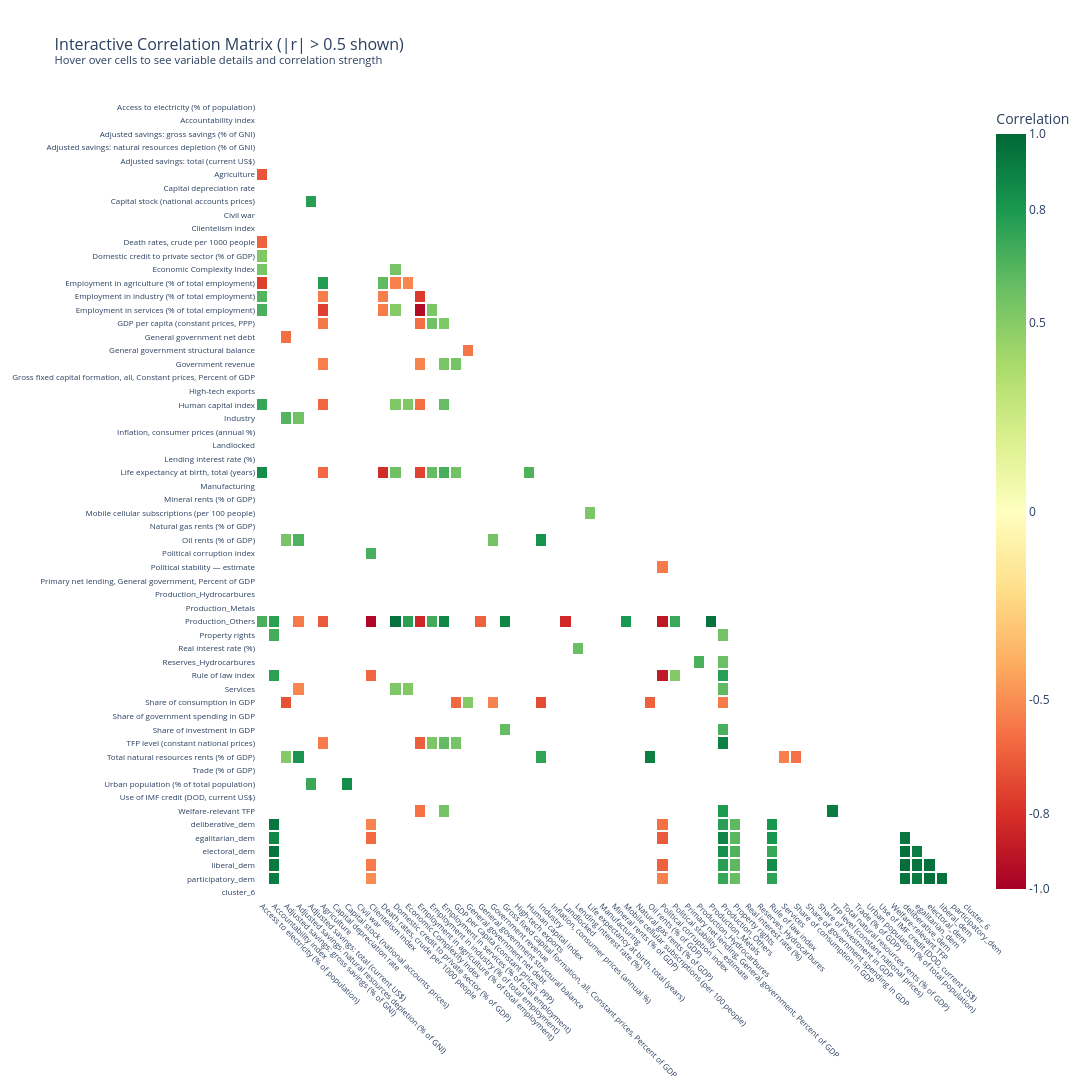

Notebook code for this chart:
### Code cell
import pandas as pd
import numpy as np
import plotly.graph_objects as go

# Get all numeric indicator columns (exclude identifiers)
exclude_cols = ['Country Code', 'Country Name', 'Year']
indicator_cols = [c for c in cmaster.columns if c not in exclude_cols]

# Calculate correlation matrix using pairwise complete observations
corr_matrix = cmaster[indicator_cols].corr(method='pearson')

# Create a matrix for sample sizes (pairwise N)
n_matrix = pd.DataFrame(index=indicator_cols, columns=indicator_cols, dtype=float)
for i, var1 in enumerate(indicator_cols):
    for j, var2 in enumerate(indicator_cols):
        n_matrix.loc[var1, var2] = cmaster[[var1, var2]].dropna().shape[0]

# Mask correlations below 0.5 for display
corr_display = corr_matrix.copy()
corr_display[abs(corr_display) < 0.5] = np.nan

# Mask upper triangle (keep only lower triangle)
mask_upper = np.triu(np.ones_like(corr_display, dtype=bool), k=0)
corr_display = corr_display.mask(mask_upper)

# Create hover text matrix (lower triangle only)
hover_text = []
for i, var1 in enumerate(indicator_cols):
    row_text = []
    for j, var2 in enumerate(indicator_cols):
        corr_val = corr_matrix.iloc[i, j]
        n_val = int(n_matrix.iloc[i, j])
        
        # Only show hover info for lower triangle
        if i > j:
            if abs(corr_val) >= 0.5:
                strength = "Very Strong" if abs(corr_val) >= 0.8 else "Strong"
                direction = "Positive" if corr_val > 0 else "Negative"
                text = (
                    f"<b>Variable 1:</b> {var1}<br>"
                    f"<b>Variable 2:</b> {var2}<br>"
                    f"<b>Correlation:</b> {corr_val:.3f}<br>"
                    f"<b>Strength:</b> {strength} {direction}<br>"
                    f"<b>N (pairwise obs):</b> {n_val}"
                )
            else:
                text = (
                    f"<b>Variable 1:</b> {var1}<br>"
                    f"<b>Variable 2:</b> {var2}<br>"
                    f"<b>Correlation:</b> {corr_val:.3f}<br>"
                    f"<b>Strength:</b> Weak (|r| < 0.5)<br>"
                    f"<b>N (pairwise obs):</b> {n_val}"
                )
        else:
            text = ""  # Empty for upper triangle and diagonal
        row_text.append(text)
    hover_text.append(row_text)

# Create the interactive heatmap
fig = go.Figure(data=go.Heatmap(
    z=corr_display.values,
    x=indicator_cols,
    y=indicator_cols,
    hovertext=hover_text,
    hoverinfo='text',
    colorscale='RdYlGn',
    zmid=0,
    zmin=-1,
    zmax=1,
    colorbar=dict(
        title='Correlation',
        tickvals=[-1, -0.8, -0.5, 0, 0.5, 0.8, 1],
        ticktext=['-1.0', '-0.8', '-0.5', '0', '0.5', '0.8', '1.0']
    ),
    xgap=2,
    ygap=2
))

# Update layout
fig.update_layout(
    title=dict(
        text='Interactive Correlation Matrix (|r| > 0.5 shown)<br><sup>Hover over cells to see variable details and correlation strength</sup>',
        font=dict(size=16)
    ),
    width=1200,
    height=1100,
    xaxis=dict(
        tickangle=45,
        tickfont=dict(size=8),
        side='bottom',
        tickmode='array',
        tickvals=list(range(len(indicator_cols))),
        ticktext=indicator_cols
    ),
    yaxis=dict(
        tickfont=dict(size=8),
        autorange='reversed',
        tickmode='array',
        tickvals=list(range(len(indicator_cols))),
        ticktext=indicator_cols
    ),
    plot_bgcolor='white'
)



# Show plot
fig.show()

# Save as interactive HTML
fig.write_html('correlation_matrix_interactive.html')
print("\nInteractive correlation matrix saved as 'correlation_matrix_interactive.html'")
print("Open this file in a browser for full interactivity!")
print("\nFeatures:")
print("  - Hover over any cell to see full variable names and correlation details")
print("  - Cells with |r| < 0.5 shown as blank (but still hoverable)")
print("  - Cells with |r| > 0.8 have correlation values annotated")
print("  - Zoom, pan, and download options available in toolbar")

### Figure 1 — Plotly figure (JSON) as saved in the notebook; plotly's stock layout.template omitted (floating-point values rounded to 4 significant figures; data arrays with more than 128 entries replaced by an {"elided": "..."} marker saying what was removed)
{"data": [{"colorbar": {"ticktext": ["-1.0", "-0.8", "-0.5", "0", "0.5", "0.8", "1.0"], "tickvals": [-1, -0.8, -0.5, 0, 0.5, 0.8, 1], "title": {"text": "Correlation"}}, "colorscale": [[0, "rgb(165,0,38)"], [0.1, "rgb(215,48,39)"], [0.2, "rgb(244,109,67)"], [0.3, "rgb(253,174,97)"], [0.4, "rgb(254,224,139)"], [0.5, "rgb(255,255,191)"], [0.6, "rgb(217,239,139)"], [0.7, "rgb(166,217,106)"], [0.8, "rgb(102,189,99)"], [0.9, "rgb(26,152,80)"], [1, "rgb(0,104,55)"]], "hoverinfo": "text", "hovertext": {"elided": "59x59 str values"}, "type": "heatmap", "x": ["Access to electricity (% of population)", "Accountability index", "Adjusted savings: gross savings (% of GNI)", "Adjusted savings: natural resources depletion (% of GNI)", "Adjusted savings: total (current US$)", "Agriculture", "Capital depreciation rate", "Capital stock (national accounts prices)", "Civil war", "Clientelism index", "Death rates, crude per 1000 people", "Domestic credit to private sector (% of GDP)", "Economic Complexity Index", "Employment in agriculture (% of total employment)", "Employment in industry (% of total employment)", "Employment in services (% of total employment)", "GDP per capita (constant prices, PPP)", "General government net debt", "General government structural balance", "Government revenue", "Gross fixed capital formation, all, Constant prices, Percent of GDP", "High-tech exports", "Human capital index", "Industry", "Inflation, consumer prices (annual %)", "Landlocked", "Lending interest rate (%)", "Life expectancy at birth, total (years)", "Manufacturing", "Mineral rents (% of GDP)", "Mobile cellular subscriptions (per 100 people)", "Natural gas rents (% of GDP)", "Oil rents (% of GDP)", "Political corruption index", "Political stability — estimate", "Primary net lending, General government, Percent of GDP", "Production_Hydrocarbures", "Production_Metals", "Production_Others", "Property rights", "Real interest rate (%)", "Reserves_Hydrocarbures", "Rule of law index", "Services", "Share of consumption in GDP", "Share of government spending in GDP", "Share of investment in GDP", "TFP level (constant national prices)", "Total natural resources rents (% of GDP)", "Trade (% of GDP)", "Urban population (% of total population)", "Use of IMF credit (DOD, current US$)", "Welfare-relevant TFP", "deliberative_dem", "egalitarian_dem", "electoral_dem", "liberal_dem", "participatory_dem", "cluster_6"], "xgap": 2, "y": ["Access to electricity (% of population)", "Accountability index", "Adjusted savings: gross savings (% of GNI)", "Adjusted savings: natural resources depletion (% of GNI)", "Adjusted savings: total (current US$)", "Agriculture", "Capital depreciation rate", "Capital stock (national accounts prices)", "Civil war", "Clientelism index", "Death rates, crude per 1000 people", "Domestic credit to private sector (% of GDP)", "Economic Complexity Index", "Employment in agriculture (% of total employment)", "Employment in industry (% of total employment)", "Employment in services (% of total employment)", "GDP per capita (constant prices, PPP)", "General government net debt", "General government structural balance", "Government revenue", "Gross fixed capital formation, all, Constant prices, Percent of GDP", "High-tech exports", "Human capital index", "Industry", "Inflation, consumer prices (annual %)", "Landlocked", "Lending interest rate (%)", "Life expectancy at birth, total (years)", "Manufacturing", "Mineral rents (% of GDP)", "Mobile cellular subscriptions (per 100 people)", "Natural gas rents (% of GDP)", "Oil rents (% of GDP)", "Political corruption index", "Political stability — estimate", "Primary net lending, General government, Percent of GDP", "Production_Hydrocarbures", "Production_Metals", "Production_Others", "Property rights", "Real interest rate (%)", "Reserves_Hydrocarbures", "Rule of law index", "Services", "Share of consumption in GDP", "Share of government spending in GDP", "Share of investment in GDP", "TFP level (constant national prices)", "Total natural resources rents (% of GDP)", "Trade (% of GDP)", "Urban population (% of total population)", "Use of IMF credit (DOD, current US$)", "Welfare-relevant TFP", "deliberative_dem", "egalitarian_dem", "electoral_dem", "liberal_dem", "participatory_dem", "cluster_6"], "ygap": 2, "z": {"elided": "59x59 float values"}, "zmax": 1, "zmid": 0, "zmin": -1}], "layout": {"height": 1100, "plot_bgcolor": "white", "title": {"font": {"size": 16}, "text": "Interactive Correlation Matrix (|r| > 0.5 shown)<br><sup>Hover over cells to see variable details and correlation strength</sup>"}, "width": 1200, "xaxis": {"side": "bottom", "tickangle": 45, "tickfont": {"size": 8}, "tickmode": "array", "ticktext": ["Access to electricity (% of population)", "Accountability index", "Adjusted savings: gross savings (% of GNI)", "Adjusted savings: natural resources depletion (% of GNI)", "Adjusted savings: total (current US$)", "Agriculture", "Capital depreciation rate", "Capital stock (national accounts prices)", "Civil war", "Clientelism index", "Death rates, crude per 1000 people", "Domestic credit to private sector (% of GDP)", "Economic Complexity Index", "Employment in agriculture (% of total employment)", "Employment in industry (% of total employment)", "Employment in services (% of total employment)", "GDP per capita (constant prices, PPP)", "General government net debt", "General government structural balance", "Government revenue", "Gross fixed capital formation, all, Constant prices, Percent of GDP", "High-tech exports", "Human capital index", "Industry", "Inflation, consumer prices (annual %)", "Landlocked", "Lending interest rate (%)", "Life expectancy at birth, total (years)", "Manufacturing", "Mineral rents (% of GDP)", "Mobile cellular subscriptions (per 100 people)", "Natural gas rents (% of GDP)", "Oil rents (% of GDP)", "Political corruption index", "Political stability — estimate", "Primary net lending, General government, Percent of GDP", "Production_Hydrocarbures", "Production_Metals", "Production_Others", "Property rights", "Real interest rate (%)", "Reserves_Hydrocarbures", "Rule of law index", "Services", "Share of consumption in GDP", "Share of government spending in GDP", "Share of investment in GDP", "TFP level (constant national prices)", "Total natural resources rents (% of GDP)", "Trade (% of GDP)", "Urban population (% of total population)", "Use of IMF credit (DOD, current US$)", "Welfare-relevant TFP", "deliberative_dem", "egalitarian_dem", "electoral_dem", "liberal_dem", "participatory_dem", "cluster_6"], "tickvals": [0, 1, 2, 3, 4, 5, 6, 7, 8, 9, 10, 11, 12, 13, 14, 15, 16, 17, 18, 19, 20, 21, 22, 23, 24, 25, 26, 27, 28, 29, 30, 31, 32, 33, 34, 35, 36, 37, 38, 39, 40, 41, 42, 43, 44, 45, 46, 47, 48, 49, 50, 51, 52, 53, 54, 55, 56, 57, 58]}, "yaxis": {"autorange": "reversed", "tickfont": {"size": 8}, "tickmode": "array", "ticktext": ["Access to electricity (% of population)", "Accountability index", "Adjusted savings: gross savings (% of GNI)", "Adjusted savings: natural resources depletion (% of GNI)", "Adjusted savings: total (current US$)", "Agriculture", "Capital depreciation rate", "Capital stock (national accounts prices)", "Civil war", "Clientelism index", "Death rates, crude per 1000 people", "Domestic credit to private sector (% of GDP)", "Economic Complexity Index", "Employment in agriculture (% of total employment)", "Employment in industry (% of total employment)", "Employment in services (% of total employment)", "GDP per capita (constant prices, PPP)", "General government net debt", "General government structural balance", "Government revenue", "Gross fixed capital formation, all, Constant prices, Percent of GDP", "High-tech exports", "Human capital index", "Industry", "Inflation, consumer prices (annual %)", "Landlocked", "Lending interest rate (%)", "Life expectancy at birth, total (years)", "Manufacturing", "Mineral rents (% of GDP)", "Mobile cellular subscriptions (per 100 people)", "Natural gas rents (% of GDP)", "Oil rents (% of GDP)", "Political corruption index", "Political stability — estimate", "Primary net lending, General government, Percent of GDP", "Production_Hydrocarbures", "Production_Metals", "Production_Others", "Property rights", "Real interest rate (%)", "Reserves_Hydrocarbures", "Rule of law index", "Services", "Share of consumption in GDP", "Share of government spending in GDP", "Share of investment in GDP", "TFP level (constant national prices)", "Total natural resources rents (% of GDP)", "Trade (% of GDP)", "Urban population (% of total population)", "Use of IMF credit (DOD, current US$)", "Welfare-relevant TFP", "deliberative_dem", "egalitarian_dem", "electoral_dem", "liberal_dem", "participatory_dem", "cluster_6"], "tickvals": [0, 1, 2, 3, 4, 5, 6, 7, 8, 9, 10, 11, 12, 13, 14, 15, 16, 17, 18, 19, 20, 21, 22, 23, 24, 25, 26, 27, 28, 29, 30, 31, 32, 33, 34, 35, 36, 37, 38, 39, 40, 41, 42, 43, 44, 45, 46, 47, 48, 49, 50, 51, 52, 53, 54, 55, 56, 57, 58]}}}
